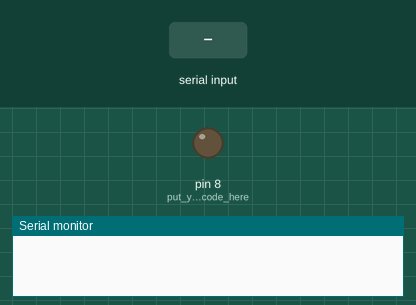
Recording of a sketch running on a simulated Arduino Uno, built with avr-gcc and run on an emulated ATmega328P. Shown: output pins drawn as LEDs (lit = HIGH), the last lines printed to the serial monitor. The inputs (shaded band) are chosen by the test bench.

Above: at 1.2 s.
1.3 s: "a" received over Serial
At 2.5 s:
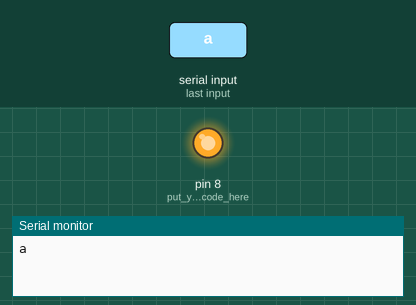
2.8 s: "d" received over Serial
At 3.9 s:
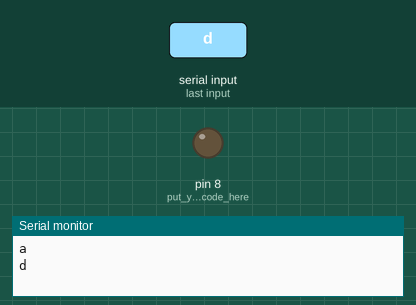
Timing chart, 0 to 5.8 s (numbered marks = the images above; inputs shaded):
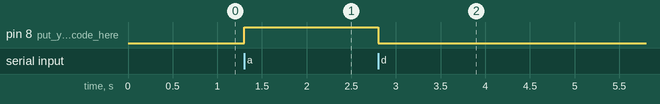

The sketch:

prova_bluethoot.ino
```cpp
void setup() {
Serial.begin(19200);
 pinMode(8, OUTPUT); // put your setup code here, to run once:
 }

void loop() {
  // put your main code here, to run repeatedly:
 if(Serial.available()>0)
   {
      char data= Serial.read(); // reading the data received from the bluetooth module
      switch(data)
      {
        case 'a': digitalWrite(8, HIGH);break; // when a is pressed on the app on your smart phone
        case 'd': digitalWrite(8, LOW);break; // when d is pressed on the app on your smart phone
        default : break;
      }
      Serial.println(data);
   }
   delay(50);
}
```

Measured:
- after the input at 1.3 s, pin 8 (put_your_setup_code_here): LOW → HIGH at once
- after the input at 2.8 s, pin 8 (put_your_setup_code_here): HIGH → LOW at once
